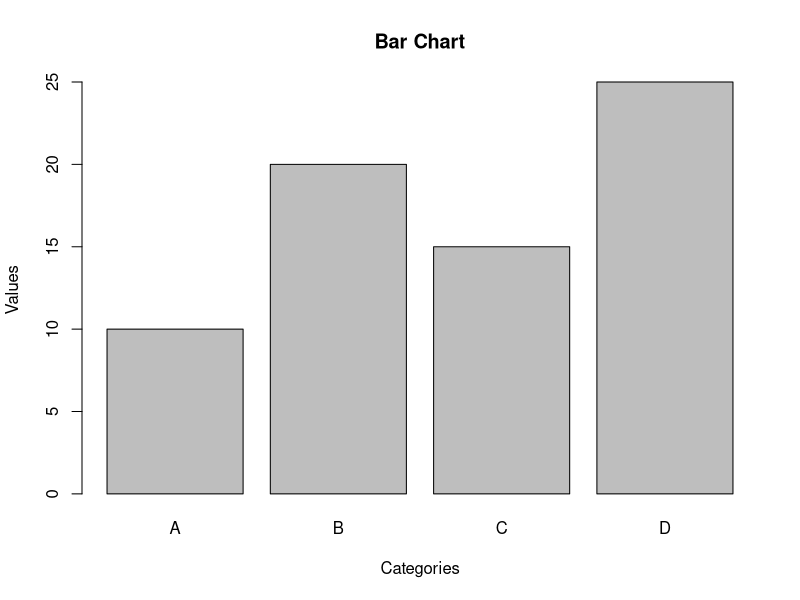
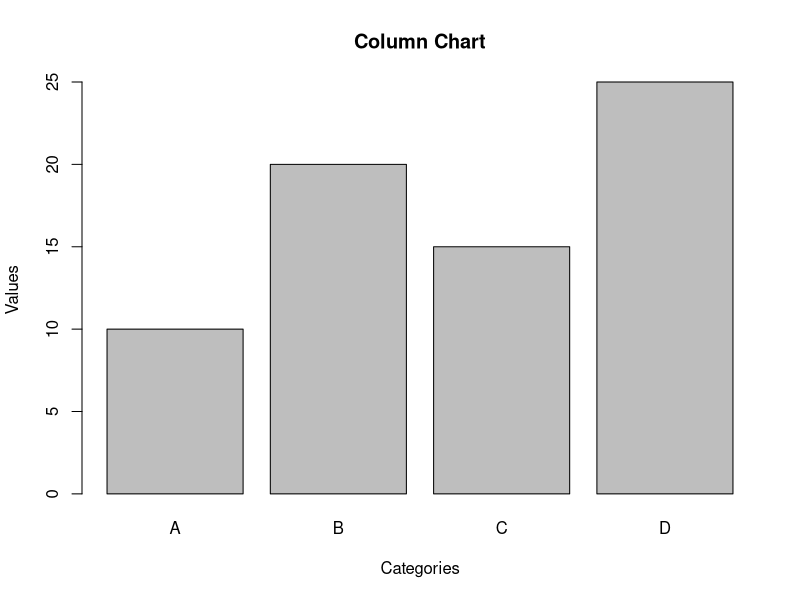

Here is the R script that generated these plots, in order:
# Sample data
categories <- c("A", "B", "C", "D")
values <- c(10, 20, 15, 25)

#Bar chart
barplot(values, names.arg = categories, main = "Bar Chart", xlab = "Categories", ylab = "Values")

# Column chart
barplot(values, names.arg = categories, main = "Column Chart", xlab = "Categories", ylab = "Values", horiz = FALSE)
